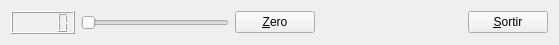
<?xml version="1.0" encoding="UTF-8"?>
<ui version="4.0">
 <class>MyForm</class>
 <widget class="QWidget" name="MyForm">
  <property name="geometry">
   <rect>
    <x>0</x>
    <y>0</y>
    <width>559</width>
    <height>45</height>
   </rect>
  </property>
  <property name="windowTitle">
   <string>Form</string>
  </property>
  <layout class="QHBoxLayout" name="horizontalLayout_2">
   <item>
    <layout class="QHBoxLayout" name="horizontalLayout">
     <item>
      <widget class="MyNumberLCD" name="lcdNumber"/>
     </item>
     <item>
      <widget class="QSlider" name="horizontalSlider">
       <property name="orientation">
        <enum>Qt::Horizontal</enum>
       </property>
      </widget>
     </item>
     <item>
      <widget class="QPushButton" name="pushButton">
       <property name="text">
        <string>&amp;Zero</string>
       </property>
      </widget>
     </item>
     <item>
      <spacer name="horizontalSpacer">
       <property name="orientation">
        <enum>Qt::Horizontal</enum>
       </property>
       <property name="sizeHint" stdset="0">
        <size>
         <width>78</width>
         <height>20</height>
        </size>
       </property>
      </spacer>
     </item>
     <item>
      <widget class="QPushButton" name="pushButton_2">
       <property name="text">
        <string>&amp;Sortir</string>
       </property>
      </widget>
     </item>
    </layout>
   </item>
  </layout>
 </widget>
 <customwidgets>
  <customwidget>
   <class>MyNumberLCD</class>
   <extends>QLCDNumber</extends>
   <header>MyNumberLCD.h</header>
   <slots>
    <slot>Zero()</slot>
    <slot>ColorOnChange(int)</slot>
   </slots>
  </customwidget>
 </customwidgets>
 <resources/>
 <connections>
  <connection>
   <sender>pushButton</sender>
   <signal>clicked()</signal>
   <receiver>lcdNumber</receiver>
   <slot>Zero()</slot>
   <hints>
    <hint type="sourcelabel">
     <x>257</x>
     <y>19</y>
    </hint>
    <hint type="destinationlabel">
     <x>39</x>
     <y>28</y>
    </hint>
   </hints>
  </connection>
  <connection>
   <sender>horizontalSlider</sender>
   <signal>valueChanged(int)</signal>
   <receiver>lcdNumber</receiver>
   <slot>ColorOnChange(int)</slot>
   <hints>
    <hint type="sourcelabel">
     <x>165</x>
     <y>23</y>
    </hint>
    <hint type="destinationlabel">
     <x>36</x>
     <y>16</y>
    </hint>
   </hints>
  </connection>
  <connection>
   <sender>pushButton_2</sender>
   <signal>clicked()</signal>
   <receiver>MyForm</receiver>
   <slot>close()</slot>
   <hints>
    <hint type="sourcelabel">
     <x>482</x>
     <y>20</y>
    </hint>
    <hint type="destinationlabel">
     <x>402</x>
     <y>1</y>
    </hint>
   </hints>
  </connection>
 </connections>
</ui>
